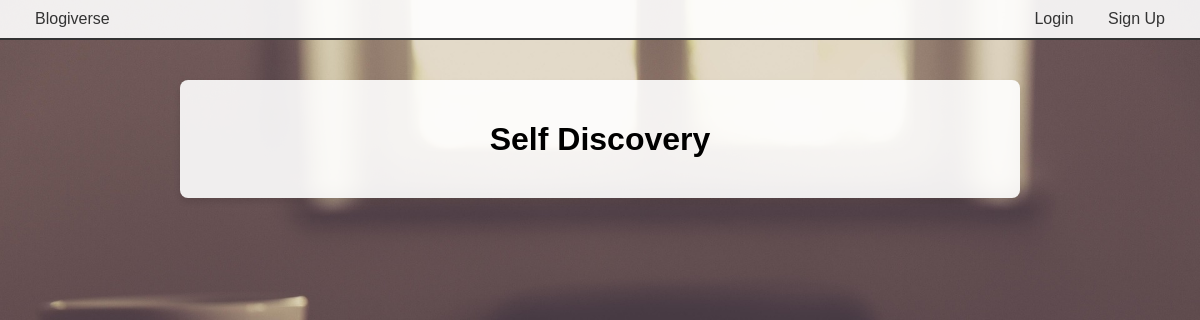
Before: /blogs/Self Discovery/ with the older database file.
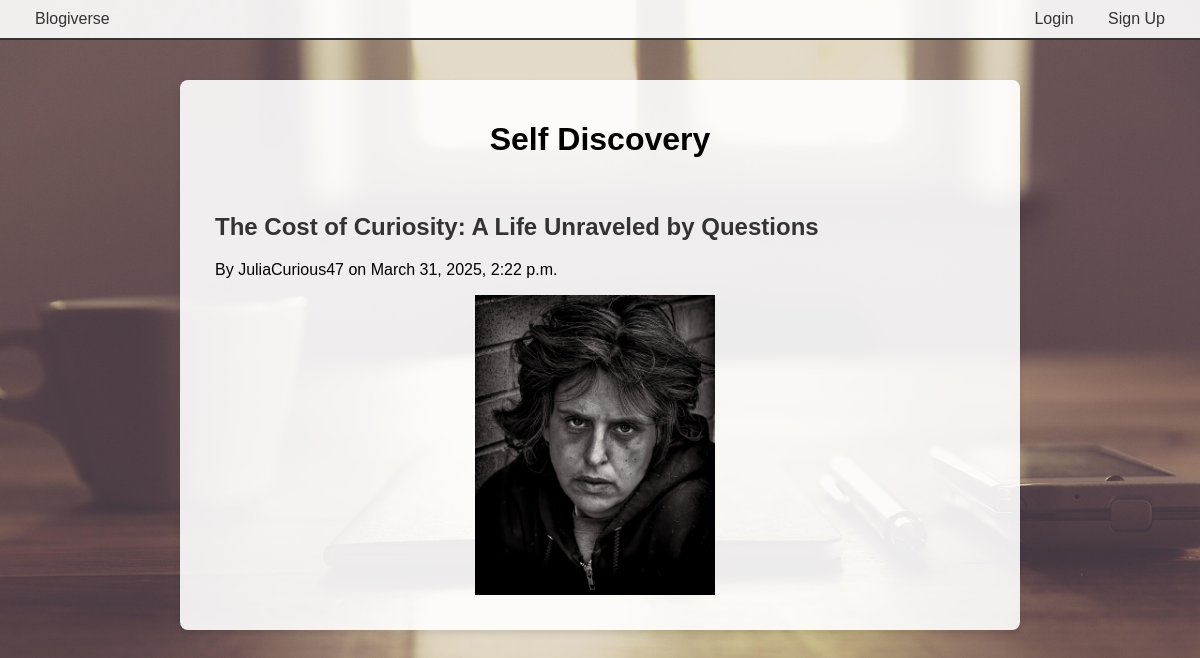
After: the same page with the newer database file.
### blogs/models.py (models this page shows, shortened)
class Forum(models.Model):
    name = models.CharField(max_length=100, unique=True)
    description = models.TextField(blank=True)
    created_at = models.DateTimeField(auto_now_add=True)

class BlogPost(models.Model):
    title = models.CharField(max_length=200)
    content = models.TextField()
    author = models.ForeignKey(User, on_delete=models.CASCADE)
    forum = models.ForeignKey(Forum, on_delete=models.CASCADE, default=1)
    created_at = models.DateTimeField(auto_now_add=True)
    photo = models.ImageField(upload_to='blog_photos/', blank=True, null=True)
    likes = models.ManyToManyField(User, related_name='liked_posts', blank=True)

### blogs/views.py (the view)
# urls.py: path('blogs/<str:forum_name>/', views.topic_list, name='topic_list'),  # Moved down
def topic_list(request, forum_name):
    forum = get_object_or_404(Forum, name=forum_name)
    posts = BlogPost.objects.filter(forum=forum)
    return render(request, 'blogs/topic_list.html', {'forum': forum, 'posts': posts})

### templates/blogs/topic_list.html (shortened to what this page needs)
{% extends 'base.html' %}
{% block content %}
    <div class="topic-container">
        <h1>{{ forum.name }}</h1>
        {% for post in posts %}
            <div class="post-item">
                <h2><a href="{% url 'blog_detail' post_id=post.id %}">{{ post.title }}</a></h2>
                <p>By {{ post.author }} on {{ post.created_at }}</p>
                {% if post.photo %}
                    <img src="{{ post.photo.url }}" alt="{{ post.title }}">
                {% endif %}
            </div>
        {% endfor %}
    </div>
{% endblock %}

### templates/base.html (shortened to what this page needs)
<!DOCTYPE html>
<html lang="en">
<head>
</head>
<body>
    <div class="navbar">
        <a href="{% url 'home' %}">Blogiverse</a>
        <div>
            {% if user.is_authenticated %}
                <a href="#">Welcome, {{ user.username }}</a>
                <a href="{% url 'create_post' %}">Create Post</a>
                {% if user.is_staff %}
                    <a href="{% url 'create_forum' %}">Create Forum</a>
                {% endif %}
                <a href="{% url 'account_logout' %}">Logout</a>
            {% else %}
                <a href="{% url 'account_login' %}">Login</a>
                <a href="{% url 'account_signup' %}">Sign Up</a>
            {% endif %}
        </div>
    </div>
    <div class="content">
        {% block content %}{% endblock %}
    </div>
</body>
</html>

### templates/base.html (style rules this page uses)
body { font-family: Arial, sans-serif; margin: 0; background-image: url('/static/images/background.jpg'); background-size: cover; min-height: 100vh; }
.navbar { background-color: rgba(255, 255, 255, 0.9); padding: 10px 20px; border-bottom: 2px solid #333; display: flex; justify-content: space-between; align-items: center; }
.navbar a { color: #333; text-decoration: none; margin: 0 15px; }
.content { padding: 20px; }

### templates/blogs/topic_list.html (style rules this page uses)
body { background-image: url('/static/images/background.jpg'); background-size: cover; min-height: 100vh; margin: 0; }
.topic-container { max-width: 800px; margin: 20px auto; padding: 20px; background-color: rgba(255, 255, 255, 0.9); border-radius: 8px; box-shadow: 0 4px 6px rgba(0, 0, 0, 0.1); }
.topic-container h1 { text-align: center; margin-bottom: 20px; }
.post-item { padding: 15px; border-bottom: 1px solid #ccc; }
.post-item:last-child { border-bottom: none; }
.post-item a { color: #333; text-decoration: none; font-weight: bold; }
.post-item img { width: 100%; max-width: 760px; max-height: 300px; object-fit: contain; border-radius: 5px; margin-top: 10px; display: block; }

Changed rows visible on the page:
added BlogPost: title "The Cost of Curiosity: A Life Unraveled by Questions", author "JuliaCurious47", created_at "March 31, 2025, 2:22 p.m.", photo (picture)
